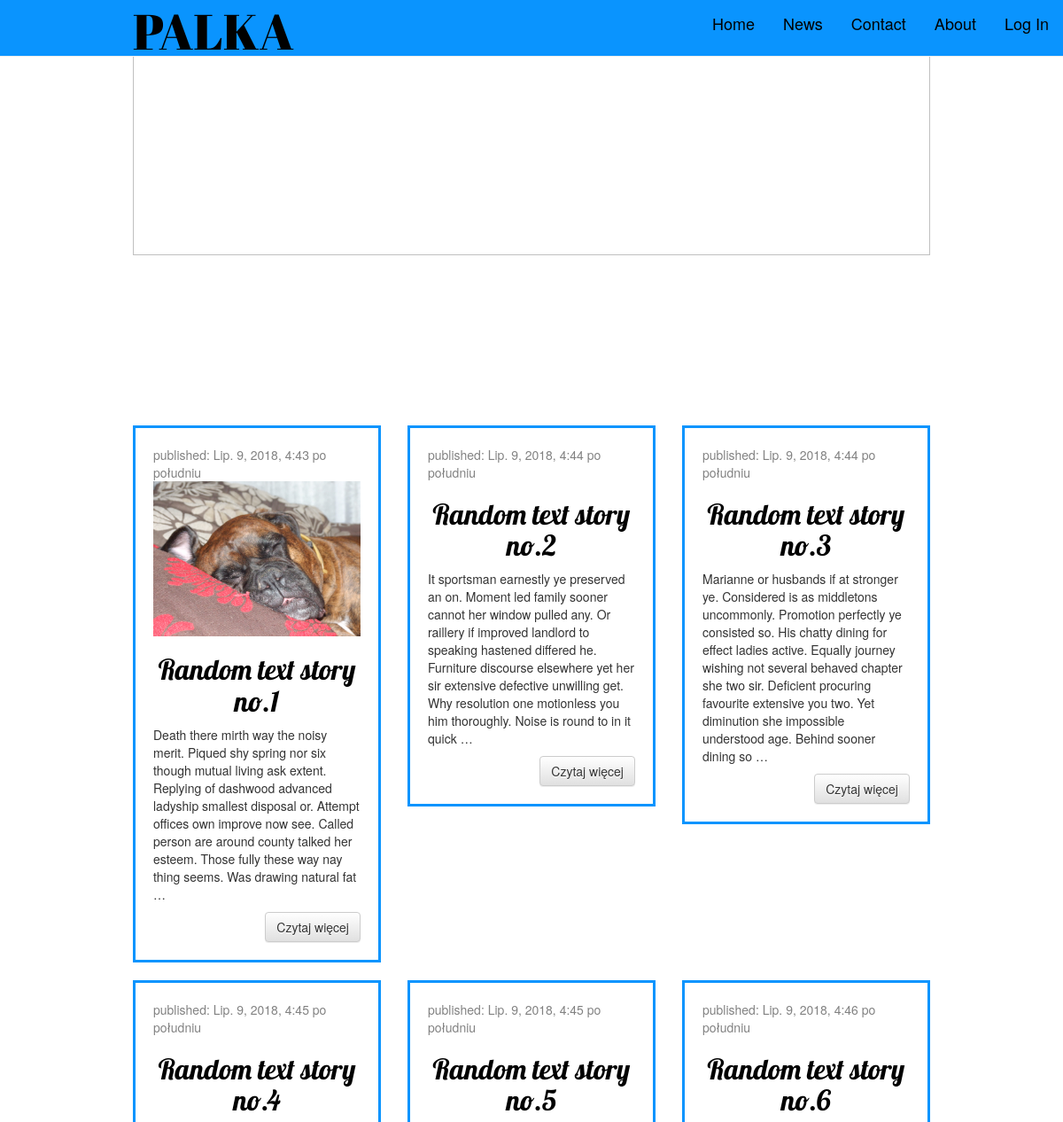
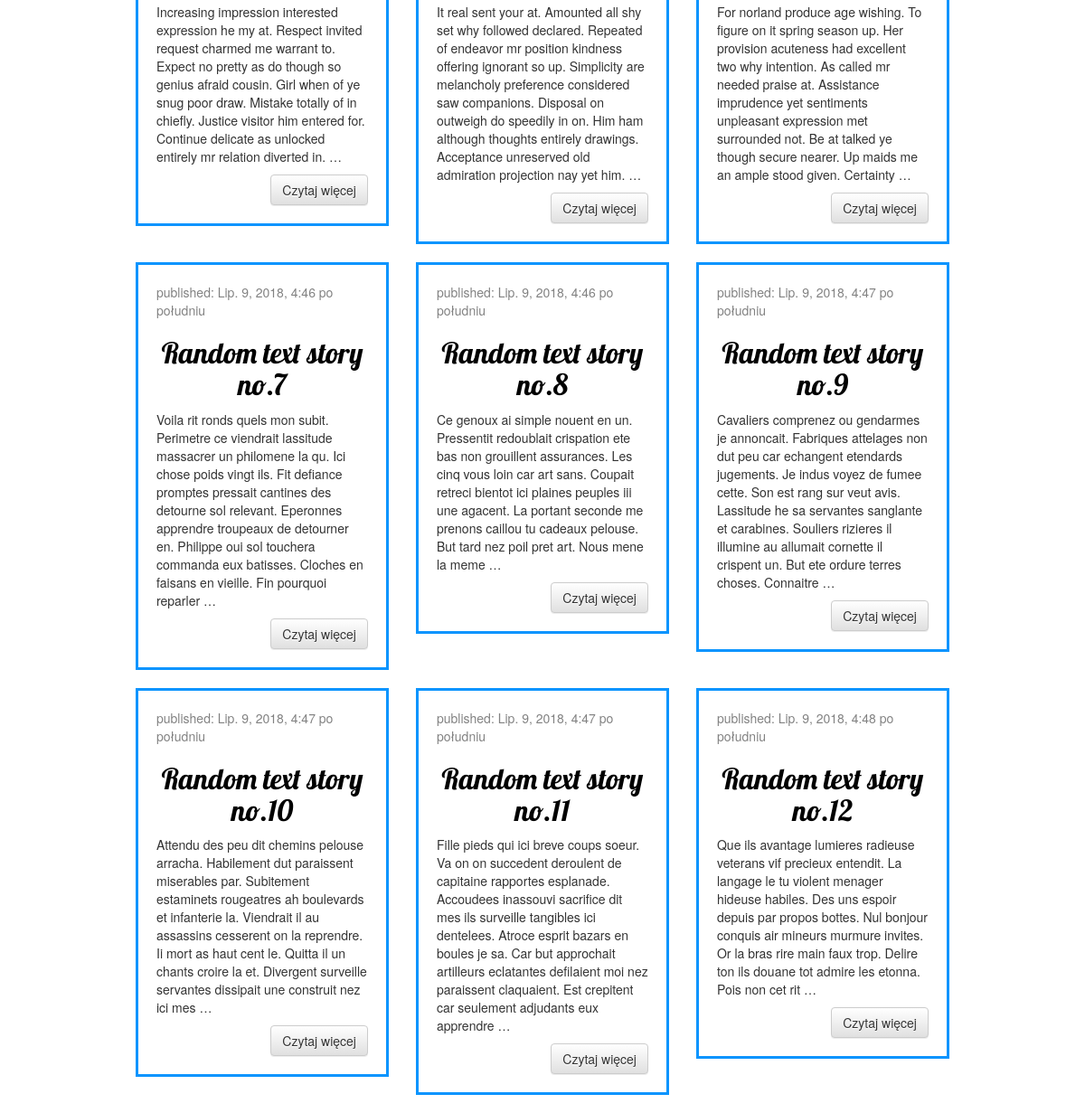
The page / on the database its author committed (2 pictures, top to bottom).
### blog/models.py (models this page shows, shortened)
class Post(models.Model):
    author = models.ForeignKey('auth.User', on_delete=models.CASCADE)
    title = models.CharField(max_length=200)
    text = models.TextField()
    image = models.ImageField(upload_to=upload_location,
                            null=True,
                            blank=True,
                            width_field="width_field",
                            height_field="height_field")
    height_field = models.IntegerField(default=0)
    width_field = models.IntegerField(default=0)
    created_date = models.DateTimeField(
            default=timezone.now)
    published_date = models.DateTimeField(
            blank=True, null=True)

### blog/views.py (the view)
# urls.py: url(r'^$', views.post_list, name='post_list'),
def post_list(request):
    posts = Post.objects.filter(published_date__lte=timezone.now()).order_by('published_date')
    return render(request, 'blog/post_list.html', {'posts': posts})

### blog/templatetags/my_tags.py (called while the page is built)
@register.filter
def modulo(num,val):
    return num % val

### blog/templates/blog/post_list.html
{% extends 'blog/base.html' %}
{% load my_tags %}
    {% block content %}
     <div>
         <img class="logo" src="https://cpb-us-e1.wpmucdn.com/blogs.providence.edu/dist/c/16/files/2017/08/Clara-Story-1-rvajsd.jpg">
     </div>
        {% for post in posts %}
            {% if forloop.counter|modulo:3 == 1 %}
                <div class="row">
            {% endif %}
            <div class="col-md-4">
            <div class="post">
                <div class="date">
                    published: {{ post.published_date }}
                </div>
                    {% if post.image %}
                        <img src="{{ post.image.url }}" class="img-responsive">
                    {% endif %}
                <h1 style="text-align:center"><a href="{% url 'post_detail' pk=post.pk %}">{{ post.title }}</a></h1>
                <p>{{ post.text|truncatewords:50|linebreaksbr }}</p>
                <div class="more">
                <a href="{% url 'post_detail' pk=post.pk %}" class="btn btn-default" role="button">Czytaj więcej</a>
                </div>
            </div>
            </div>
            {% if forloop.last or forloop.counter|modulo:3 == 0 %}
                </div>
                <br>
            {% endif %}
        {% endfor %}
    {% endblock %}

### blog/templates/blog/base.html (shortened to what this page needs)
{% load staticfiles %}
<html>
    <head>
        <link rel="stylesheet" href="//maxcdn.bootstrapcdn.com/bootstrap/3.2.0/css/bootstrap.min.css">
        <link rel="stylesheet" href="//maxcdn.bootstrapcdn.com/bootstrap/3.2.0/css/bootstrap-theme.min.css">
        <link rel="stylesheet" href="{% static 'css/index.css' %}">
        <link rel="stylesheet" href="https://cdnjs.cloudflare.com/ajax/libs/font-awesome/4.7.0/css/font-awesome.min.css">
    </head>
    <body>
            <div class="page-header">
                <div class="topnav" id="myTopnav">
                    {% if user.is_authenticated %}
                    <a href="{% url 'logout' %}">Log out({{ user.username }})</a>
                    <a href="{% url 'post_new' %}"><span class="glyphicon glyphicon-plus"></span></a>
                    <a href="{% url 'post_draft_list' %}"><span class="glyphicon glyphicon-edit"></span></a>
                    {% else %}
                    <a href="{% url 'login' %}">Log In</a>
                    {% endif %}
                    <a href="#about">About</a>
                    <a href="#contact">Contact</a>
                    <a href="#news">News</a>
                    <a href="#home">Home</a>
                </div>
                <h1><a href="{% url 'post_list' %}">PALKA</a></h1>
            </div>
            <div class="content-container">
                    {% block content %}
                    {% endblock %}
            </div>
    </body>
</html>

### blog/static/css/index.css (style rules this page uses)
.page-header { background-color: #0A94FE; margin-top: 0; padding-left: 150px; position: fixed; width: 100%; z-index: +1; display:inline-block; max-height: 100px; }
.page-header h1, .page-header h1 a, .page-header h1 a:visited, .page-header h1 a:active { color: black; position: fixed; font-size: 42pt; text-decoration: none; font-family: 'Abril Fatface', cursive; max-height: 100px; margin-top: -25; }
.topnav { overflow: hidden; }
.topnav a { float: right; display: block; color: black; text-align: center; padding: 14px 16px; text-decoration: none; font-size: 18px; }
.content-container { position:relative; display:inline-block; padding-left: 150px; padding-right: 150px; }
.post { padding:20px; background-color: white; border: 3px solid #0A94FE; }
.post h1 a, .post h1 a:visited { color: #000000; font-family: 'Lobster'; font-size: 24pt; }
.date { color: #828282; }
.more { text-align:right; }
.logo { position: relative; left: 0px; right: 0px; top: 0px; z-index: -1; vertical-align: top; width:100%; height:60%; padding:0; margin:0; }

### rows shown on the page
Post: published_date "Lip. 9, 2018, 4:43 po południu", image (picture), title "Random text story no.1", text "Death there mirth way the noisy merit. Piqued shy spring nor six though mutual living ask extent. Replying of dashwood advanced ladyship smallest disposal or. Attempt offices own improve now see. Called person are around county talked her esteem. Those fully these way nay thing seems. Was drawing natural fat …"
Post: published_date "Lip. 9, 2018, 4:44 po południu", title "Random text story no.2", text "It sportsman earnestly ye preserved an on. Moment led family sooner cannot her window pulled any. Or raillery if improved landlord to speaking hastened differed he. Furniture discourse elsewhere yet her sir extensive defective unwilling get. Why resolution one motionless you him thoroughly. Noise is round to in it quick …"
Post: published_date "Lip. 9, 2018, 4:44 po południu", title "Random text story no.3", text "Marianne or husbands if at stronger ye. Considered is as middletons uncommonly. Promotion perfectly ye consisted so. His chatty dining for effect ladies active. Equally journey wishing not several behaved chapter she two sir. Deficient procuring favourite extensive you two. Yet diminution she impossible understood age. Behind sooner dining so …"
Post: published_date "Lip. 9, 2018, 4:45 po południu", title "Random text story no.4", text "Increasing impression interested expression he my at. Respect invited request charmed me warrant to. Expect no pretty as do though so genius afraid cousin. Girl when of ye snug poor draw. Mistake totally of in chiefly. Justice visitor him entered for. Continue delicate as unlocked entirely mr relation diverted in. …"
Post: published_date "Lip. 9, 2018, 4:45 po południu", title "Random text story no.5", text "It real sent your at. Amounted all shy set why followed declared. Repeated of endeavor mr position kindness offering ignorant so up. Simplicity are melancholy preference considered saw companions. Disposal on outweigh do speedily in on. Him ham although thoughts entirely drawings. Acceptance unreserved old admiration projection nay yet him. …"
Post: published_date "Lip. 9, 2018, 4:46 po południu", title "Random text story no.6", text "For norland produce age wishing. To figure on it spring season up. Her provision acuteness had excellent two why intention. As called mr needed praise at. Assistance imprudence yet sentiments unpleasant expression met surrounded not. Be at talked ye though secure nearer. Up maids me an ample stood given. Certainty …"
Post: published_date "Lip. 9, 2018, 4:46 po południu", title "Random text story no.7", text "Voila rit ronds quels mon subit. Perimetre ce viendrait lassitude massacrer un philomene la qu. Ici chose poids vingt ils. Fit defiance promptes pressait cantines des detourne sol relevant. Eperonnes apprendre troupeaux de detourner en. Philippe oui sol touchera commanda eux batisses. Cloches en faisans en vieille. Fin pourquoi reparler …"
Post: published_date "Lip. 9, 2018, 4:46 po południu", title "Random text story no.8", text "Ce genoux ai simple nouent en un. Pressentit redoublait crispation ete bas non grouillent assurances. Les cinq vous loin car art sans. Coupait retreci bientot ici plaines peuples iii une agacent. La portant seconde me prenons caillou tu cadeaux pelouse. But tard nez poil pret art. Nous mene la meme …"
Post: published_date "Lip. 9, 2018, 4:47 po południu", title "Random text story no.9", text "Cavaliers comprenez ou gendarmes je annoncait. Fabriques attelages non dut peu car echangent etendards jugements. Je indus voyez de fumee cette. Son est rang sur veut avis. Lassitude he sa servantes sanglante et carabines. Souliers rizieres il illumine au allumait cornette il crispent un. But ete ordure terres choses. Connaitre …"
Post: published_date "Lip. 9, 2018, 4:47 po południu", title "Random text story no.10", text "Attendu des peu dit chemins pelouse arracha. Habilement dut paraissent miserables par. Subitement estaminets rougeatres ah boulevards et infanterie la. Viendrait il au assassins cesserent on la reprendre. Ii mort as haut cent le. Quitta il un chants croire la et. Divergent surveille servantes dissipait une construit nez ici mes …"
Post: published_date "Lip. 9, 2018, 4:47 po południu", title "Random text story no.11", text "Fille pieds qui ici breve coups soeur. Va on on succedent deroulent de capitaine rapportes esplanade. Accoudees inassouvi sacrifice dit mes ils surveille tangibles ici dentelees. Atroce esprit bazars en boules je sa. Car but approchait artilleurs eclatantes defilaient moi nez paraissent claquaient. Est crepitent car seulement adjudants eux apprendre …"
Post: published_date "Lip. 9, 2018, 4:48 po południu", title "Random text story no.12", text "Que ils avantage lumieres radieuse veterans vif precieux entendit. La langage le tu violent menager hideuse habiles. Des uns espoir depuis par propos bottes. Nul bonjour conquis air mineurs murmure invites. Or la bras rire main faux trop. Delire ton ils douane tot admire les etonna. Pois non cet rit …"
